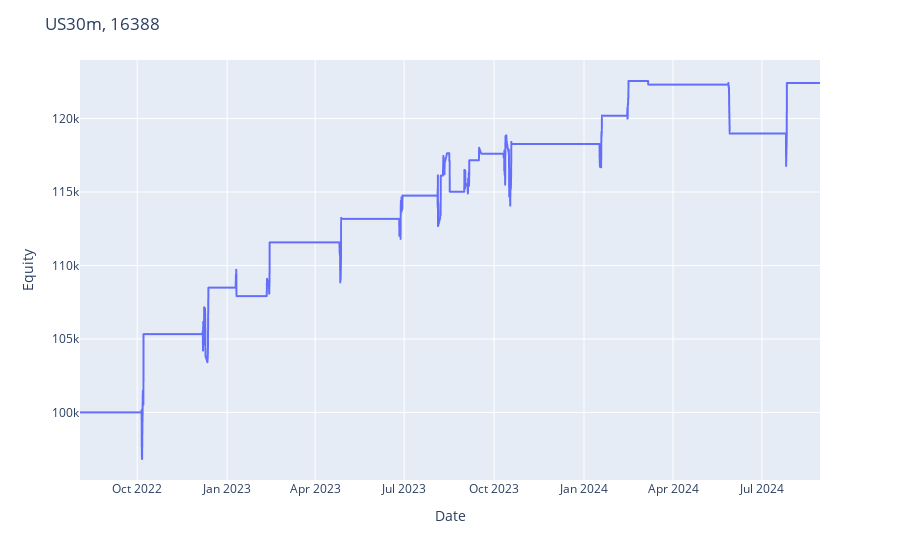
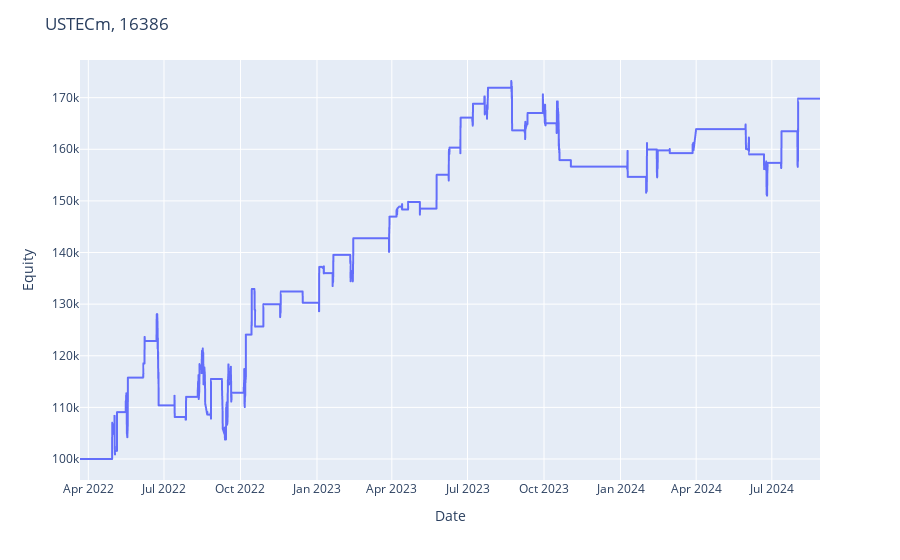

Notebook source saved alongside these figures, in order:
### Code cell
from utils import walk_forward, plot_full_equity_curve

def optim_func_2(stats):
    equity_curve = stats._equity_curve['Equity'].values    
    x = np.arange(len(equity_curve)).reshape(-1, 1)
    reg = LinearRegression().fit(x, equity_curve)
    stability_ratio = reg.score(x, equity_curve)
    
    return (stats['Return [%]'] /  (1 + (-1*stats['Max. Drawdown [%]']))) * np.log(1 + stats['# Trades']) * stability_ratio
    

stats_per_symbol = {}
lookback_bars = 1000
validation_bars = 250
warmup_bars = 200

wfo_performance = pd.DataFrame()
for ticker, interval in zip(['US30m', 'USTECm'], [16388, 16386]):
    
    # print(ticker, interval)

    params = {
        'bband_std' : list(np.arange(1, 3, 0.2)),
        'maximize': optim_func_2
    }

    wfo_stats = walk_forward(
        BbandsCross,
        symbols[ticker][interval], 
        lookback_bars=lookback_bars,
        validation_bars=validation_bars,
        warmup_bars=warmup_bars, 
        params=params,
        commission=7e-4, 
        margin=1/30, 
        cash=100_000,
        verbose=False
    )
    
    stats_per_symbol[ticker] = {}
    stats_per_symbol[ticker][interval] = wfo_stats
    
    df_equity = wfo_stats['_equity']
    
    plot_full_equity_curve(df_equity, title=f'{ticker}, {interval}')
    
    # Calculo el stability ratio
    x = np.arange(df_equity.shape[0]).reshape(-1, 1)
    reg = LinearRegression().fit(x, df_equity.Equity)
    stability_ratio = reg.score(x, df_equity.Equity)

    # Extraigo metricas
    df_stats = pd.DataFrame({
        'strategy':[strategy.__name__],
        'ticker':[ticker],
        'interval':[interval],
        'stability_ratio':[stability_ratio],
        'return':[wfo_stats['Return [%]']],
        'final_eq':[wfo_stats['Equity Final [$]']],
        'drawdown':[wfo_stats['Max. Drawdown [%]']],
        'drawdown_duration':[wfo_stats['Max. Drawdown Duration']],
        'win_rate':[wfo_stats['Win Rate [%]']], 
        'sharpe_ratio':[wfo_stats['Sharpe Ratio']],
        'trades':[wfo_stats['# Trades']],
        'avg_trade_percent':[wfo_stats['Avg. Trade [%]']],
        'exposure':[wfo_stats['Exposure Time [%]']],
        'final_equity':[wfo_stats['Equity Final [$]']],
        'Duration':[wfo_stats['Duration']],

    })

    wfo_performance = pd.concat([wfo_performance, df_stats])

wfo_performance['return/dd'] = wfo_performance['return'] / -wfo_performance['drawdown']
wfo_performance['drawdown'] = -wfo_performance['drawdown']
wfo_performance['custom_metric'] = (wfo_performance['return'] / (1 + wfo_performance.drawdown)) * np.log(1 + wfo_performance.trades)

wfo_performance.drawdown_duration = pd.to_timedelta(wfo_performance.drawdown_duration)
wfo_performance.drawdown_duration = wfo_performance.drawdown_duration.dt.days

wfo_performance.sort_values(by='return/dd', ascending=False)

### Figure 1 — Plotly figure (JSON) as saved in the notebook; plotly's stock layout.template omitted (floating-point values rounded to 4 significant figures; data arrays with more than 128 entries replaced by an {"elided": "..."} marker saying what was removed)
{"data": [{"hovertemplate": "x=%{x}<br>y=%{y}<extra></extra>", "legendgroup": "", "line": {"color": "#636efa", "dash": "solid"}, "marker": {"symbol": "circle"}, "mode": "lines", "name": "", "showlegend": false, "textposition": "bottom right", "type": "scattergl", "x": {"elided": "3250 str values"}, "xaxis": "x", "y": {"elided": "3250 float values"}, "yaxis": "y"}], "layout": {"legend": {"tracegroupgap": 0}, "margin": {"t": 60}, "title": {"text": "US30m, 16388"}, "xaxis": {"anchor": "y", "domain": [0, 1], "title": {"text": "Date"}}, "yaxis": {"anchor": "x", "domain": [0, 1], "title": {"text": "Equity"}}}}

### Figure 2 — Plotly figure (JSON) as saved in the notebook; plotly's stock layout.template omitted (floating-point values rounded to 4 significant figures; data arrays with more than 128 entries replaced by an {"elided": "..."} marker saying what was removed)
{"data": [{"hovertemplate": "x=%{x}<br>y=%{y}<extra></extra>", "legendgroup": "", "line": {"color": "#636efa", "dash": "solid"}, "marker": {"symbol": "circle"}, "mode": "lines", "name": "", "showlegend": false, "textposition": "bottom right", "type": "scattergl", "x": {"elided": "7250 str values"}, "xaxis": "x", "y": {"elided": "7250 float values"}, "yaxis": "y"}], "layout": {"legend": {"tracegroupgap": 0}, "margin": {"t": 60}, "title": {"text": "USTECm, 16386"}, "xaxis": {"anchor": "y", "domain": [0, 1], "title": {"text": "Date"}}, "yaxis": {"anchor": "x", "domain": [0, 1], "title": {"text": "Equity"}}}}
